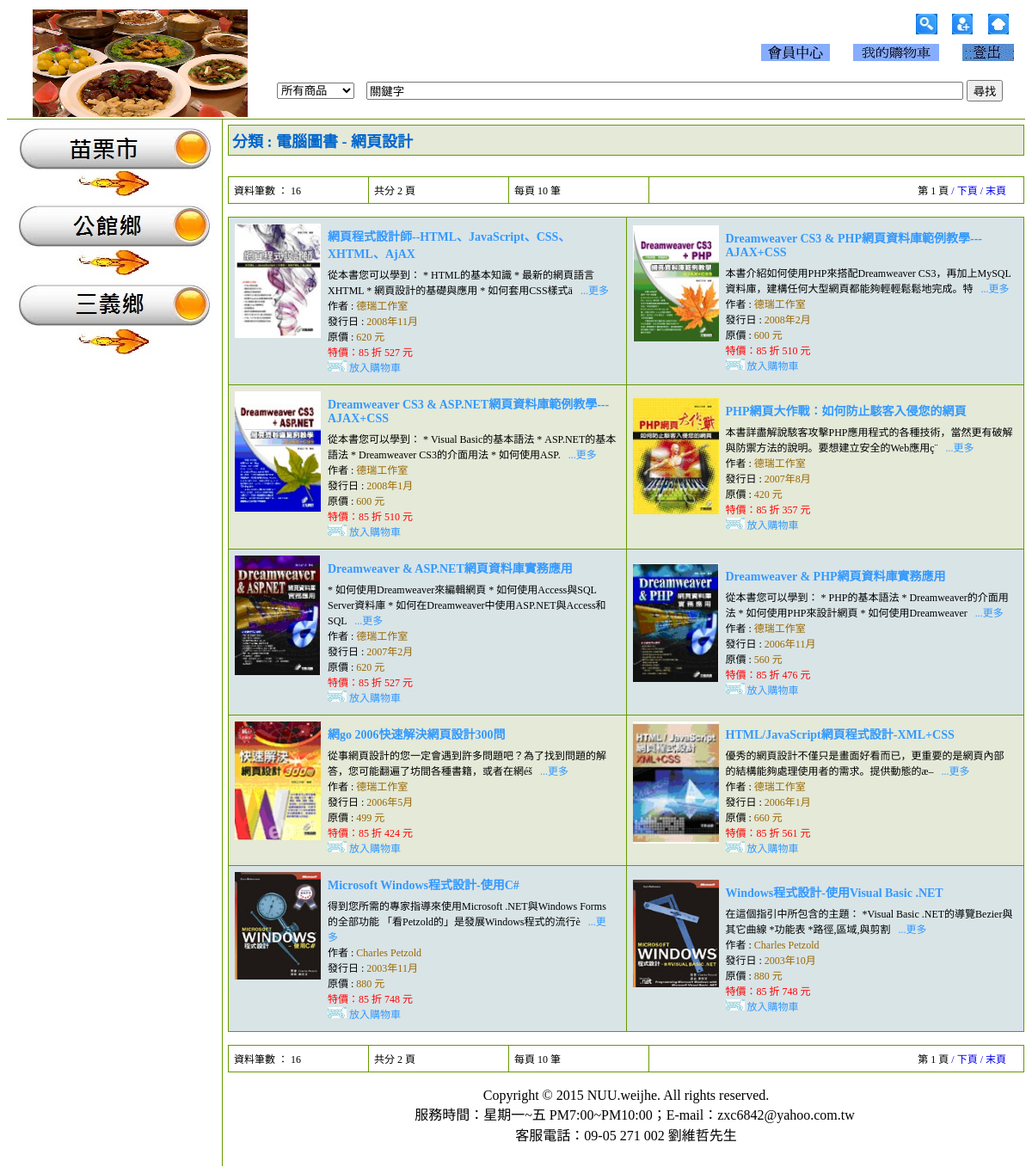
The page / on the database its author committed.
### tables this page shows
CREATE TABLE `computer_books` (
  `id` int(11) NOT NULL auto_increment,
  `title` varchar(256) NOT NULL,
  `author` varchar(256) default NULL,
  `translator` varchar(256) default NULL,
  `contents` text,
  `feature` text,
  `cd` tinyint(4) default '0',
  `publishdate` date NOT NULL,
  `price` smallint(6) default '0',
  `discount` tinyint(4) default '100',
  `saleprice` smallint(6) default '0',
  `item_index` varchar(12) NOT NULL,
  `photo` varchar(256) default NULL,
  `publisher` varchar(64) default NULL,
  `color` tinyint(4) default '0',
  `category` varchar(20) default NULL,
  `category_type` varchar(20) default NULL,
  PRIMARY KEY  (`id`)
);

### index.php (the view, shortened to what this page needs)
<?php require_once('Connections/connection.php'); ?>
<?php
$page = 0;
?>
<?php
$rowsPerPage = 10;
$query = "SELECT * FROM " . $_SESSION['database'] . " WHERE author = '德瑞工作室'
	OR translator = '德瑞工作室' ORDER BY publishdate DESC";
$result = mysql_query($query, $connection) or die(mysql_error());
if ($result)
{
	$totalRows = mysql_num_rows($result);
	$totalPages = ceil($totalRows / $rowsPerPage);
}
?>
<?php
$startRow = $page * $rowsPerPage;
$current_query = sprintf("%s LIMIT %d, %d", $query, $startRow, $rowsPerPage);
$result = mysql_query($current_query, $connection) or die(mysql_error());
if ($result) {
	$rowsOfCurrentPage = mysql_num_rows($result);
}
?>
<!DOCTYPE html PUBLIC "-//W3C//DTD XHTML 1.0 Transitional//EN" "http://www.w3.org/TR/xhtml1/DTD/xhtml1-transitional.dtd">
<html xmlns="http://www.w3.org/1999/xhtml">
<head>
<link href="CSS/index.css" rel="stylesheet" type="text/css" />
</head>
<body>
<?php require_once("menu_top.php"); ?>
<table class="index_style1">
  <tr>
    <td class="index_style2">
      <span class="index_style3">
        分類 : 電腦圖書 - 網頁設計
      </span>
    </td>
  </tr>
</table>
<br />
<?php
if ($rowsOfCurrentPage)
{
?>
  <table class="index_style4">
    <tr>
      <td class="index_style5">
        資料筆數 ： <?php echo $totalRows ?>
      </td>
      <td class="index_style5">
        共分 <?php echo $totalPages; ?> 頁
      </td>
      <td class="index_style5">
        每頁 <?php echo $rowsPerPage; ?> 筆
      </td>
      <td class="index_style6">
				第 <?php echo $page + 1; ?> 頁
    		<?php
				  if ($page < $totalPages - 1) {
				?>
            <a href="<?php printf("%s?page=%d", $_SERVER["PHP_SELF"], min($totalPages - 1, $page + 1)); ?>"
              class="index_style7"> / 下頁</a>
        <?php
					}
				?>
				<?php
				  if ($page < $totalPages - 1) {
				?>
            <a href="<?php printf("%s?page=%d", $_SERVER["PHP_SELF"], $totalPages - 1); ?>" class="index_style7"> / 末頁</a>
        <?php
					}
				?>
      </td>
    </tr>
  </table>
  <table class="index_style8">
	<?php
    $odd = true;
		$index = 0;
    while ($row = mysql_fetch_assoc($result))
    {
      if ($odd)
      {
    ?>
      <tr>
    <?php
      }
      if ($index % 4 < 2)
      {
    ?>
		    <td class="index_style9">
    <?php
      } else {
		?>
			  <td class="index_style16">
    <?php
      }
		?>
          <table>
            <tr>
              <td class="index_style10">
                <img src="<?php echo 'photo/item/' . $row['photo']; ?>" width="100" />
              </td>
              <td class="index_style10">
                <table>
                  <tr>
                    <td class="index_style11">
                      <a href="item_detail.php?pro_id=<?php echo $row['id']; ?>" class="index_style12">
                        <?php echo $row['title']; ?>
                      </a>
                    </td>
                  </tr>
                  <tr>
                    <td class="index_style13">
                      <?php echo substr($row['feature'], 0, 140); ?>
                      <a href="item_detail.php?pro_id=<?php echo $row['id']; ?>" class="index_style12">
                        ...更多
                      </a>
                      <br />
                      作者 :
                      <span class="index_style14">
                        <?php echo $row['author']; ?>
                      </span>
                      <br />
                      發行日 :
                      <span class="index_style14">
                        <?php echo date("Y年n月", strtotime($row['publishdate'])); ?>
                      </span>
                      <br />
                      原價 :
											<span class="index_style14">
											  <?php echo $row['price']; ?> 元
                      </span>
                      <br />
                      <span class="index_style15">
                        特價：<?php echo $row['discount']; ?> 折
                         <?php echo $row['saleprice']; ?> 元
                      </span>
                      <br />
                      <img src="photo/item_list_shop.jpg" />
                      <a href="add_to_cart.php?id=<?php echo $row['id']; ?>" class="index_style12">
                        放入購物車
                      </a>
                    </td>
                  </tr>
                </table>
              </td>
            </tr>
          </table>
        </td>
    <?php
		  $odd = !$odd;
			$index++;
      if ($odd || ($index > $rowsPerPage - 1))
      {
    ?>
      </tr>
    <?php
			}
    }
    ?>
  </table>
  <table class="index_style4">
    <tr>
      <td class="index_style5">
        資料筆數 ： <?php echo $totalRows ?>
      </td>
      <td class="index_style5">
        共分 <?php echo $totalPages; ?> 頁
      </td>
      <td class="index_style5">
        每頁 <?php echo $rowsPerPage; ?> 筆
      </td>
      <td class="index_style6">
				第 <?php echo $page + 1; ?> 頁
    		<?php
				  if ($page < $totalPages - 1) {
				?>
            <a href="<?php printf("%s?page=%d", $_SERVER["PHP_SELF"], min($totalPages - 1, $page + 1)); ?>"
              class="index_style7"> / 下頁</a>
        <?php
					}
				?>
				<?php
				  if ($page < $totalPages - 1) {
				?>
            <a href="<?php printf("%s?page=%d", $_SERVER["PHP_SELF"], $totalPages - 1); ?>" class="index_style7"> / 末頁</a>
        <?php
					}
				?>
      </td>
    </tr>
  </table>
  <br />
<?php
}
?>
<?php require_once("menu_bottom.php"); ?>
</body>
</html>

### menu_top.php (shortened to what this page needs)
<link href="CSS/menu_top.css" rel="stylesheet" type="text/css" />
<table class="menu_top_style1">
  <tr>
    <td class="menu_top_style2">
      <img src="photo/logo.jpg" alt="苗栗農產品購物網" width="250px" height="125px"/>
	  </td>
    <td class="menu_top_style3">
	    <table class="menu_top_style1">
        <tr>
          <td class="menu_top_style4">
            <table class="menu_top_style1">
              <tr>
                <td>&nbsp;
                </td>
                <td class="menu_top_style5">
                  <a href="freshman.php"><img src="photo/menu_top/freshman.jpg" alt="新手上路" class="menu_top_style6" /></a>
                </td>
                <td class="menu_top_style5">
                  <a href="member_new.php"><img src="photo/menu_top/member_new.jpg" alt="加入會員" class="menu_top_style6" /></a>
                </td>
                <td class="menu_top_style5">
                  <a href="index.php"><img src="photo/menu_top/homepage.jpg" alt="網站首頁" class="menu_top_style6" /></a>
                </td>
              </tr>
            </table>
          </td>
        </tr>
        <tr>
          <td class="menu_top_style4">
            <table class="menu_top_style1">
              <tr>
                <td>&nbsp;</td>
                <td class="menu_top_style7">
                  <a href="member_center.php"><img src="photo/menu_top/member_center.jpg" alt="會員中心"
                    class="menu_top_style6" />
                  </a>
                </td>
                <td class="menu_top_style8">
                  <a href="order_step01.php"><img src="photo/menu_top/shop.jpg" alt="我的購物車" class="menu_top_style6" /></a>
                </td>
                <td class="menu_top_style10">
                  <a href="log_out.php"><img src="photo/menu_top/log_out.jpg" alt="登出" class="menu_top_style6" /></a>
                </td>
              </tr>
            </table>
          </td>
        </tr>
        <tr>
          <td class="menu_top_style4">
            <form action="search_result.php" method="post">
              <table class="menu_top_style1">
                <tr>
                  <td class="menu_top_style11">
                    <div spry:region="dsCategorySearch">
                      <select name="keyword_category" id="keyword_category" spry:repeatchildren="dsCategorySearch"
                         class="menu_top_style12">
                        <option value="{itemname}" spry:if="{ds_RowNumber}==0" selected="selected">
                          {itemname}
                        </option>
                      </select>
                    </div>
                  </td>
                  <td class="menu_top_style13">
				  <p>
                    <input name="keyword" id="keyword" type="text" value="關鍵字"
                      onclick="this.value=''" class="menu_top_style14" />
                    <input type="submit" value="尋找" />
                  </td>
                </tr>
              </table>
            </form>
          </td>
        </tr>
      </table>
    </td>
  </tr>
</table>
<table class="menu_top_style15">
  <tr>
    <td class="menu_top_style16">
      <?php require_once("menu_left.php"); ?>
    </td>
    <td class="menu_top_style17">
	</body>

### menu_left.php (shortened to what this page needs)
<link href="CSS/menu_left.css" rel="stylesheet" type="text/css" />
<table class="menu_left_style1">
  <tr>
    <td class="menu_left_style2">
      <div spry:region="dsCategory">
        <table class="menu_left_style3">
          <tr spry:repeat="dsCategory" spry:setrow="dsCategory"
            onclick="changeCategoryItem('{itemname}', '{list}');">
            <td class="menu_left_style2">
              <img src="photo/category/{itemname}.jpg" />
              <br />
              <div id="div{itemname}">
                <img src="photo/category/展開2.jpg" />
              </div>
            </td>
          </tr>
        </table>
      </div>
    </td>
  </tr>
</table>

### menu_bottom.php (shortened to what this page needs)
 <html>
 <head>
 </head>
 <body>
 <div id="footer">
        <table width="100%" border="0" cellspacing="0" cellpadding="0">
            <tr>
                <td align="center">
Copyright &copy; 2015 NUU.weijhe. All rights reserved.<br>
服務時間：星期一~五 PM7:00~PM10:00；E-mail：zxc6842@yahoo.com.tw<br>
客服電話：09-05 271 002  劉維哲先生<br>
                    <br />
                </td>
            </tr>
        </table>
    </div>
</body>
</html>

### CSS/index.css (style rules this page uses)
.index_style1 { border-collapse: collapse; width: 100%; border: 1px solid #669900; }
.index_style2 { padding: 4px; background-color: #E4E9D8; }
.index_style3 { color: #0066CC; font-size: 18px; font-weight: bold; }
.index_style4 { border-collapse: collapse; width: 100%; border: 1px solid #669900; font-size: 12px; margin-top: 6px; }
.index_style5 { padding: 6px; width: 150px; border: 1px solid #669900; }
.index_style6 { padding: 4px; text-align: right; border: 1px solid #669900; padding-right: 20px; }
.index_style7 { text-decoration: none; }
.index_style8 { border-collapse: collapse; width: 100%; border: 1px solid #669900; font-size: 12px; margin-top: 15px; margin-bottom: 15px; }
.index_style9 { padding: 4px; width: 50%; border: 1px solid #669900; background-color: #D9E4E6; }
.index_style10 { vertical-align: top; }
.index_style11 { padding: 2px; font-size: 14px; font-weight: bold; }
.index_style12 { text-decoration: none; color: #3399FF; }
.index_style13 { padding: 2px; }
.index_style14 { color: #996600; }
.index_style15 { color: #FF0000; }
.index_style16 { padding: 4px; width: 50%; border: 1px solid #669900; background-color: #E4E9D8; }

### CSS/menu_top.css (style rules this page uses)
.menu_top_style1 { width: 100%; border-collapse: collapse; }
.menu_top_style2 { width: 20%; padding-left: 30px; }
.menu_top_style3 { padding-left: 30px; }
.menu_top_style4 { height: 30px; }
.menu_top_style5 { width: 40px; cursor: pointer; padding-top: 6px; }
.menu_top_style6 { border: none; }
.menu_top_style7 { width: 100px; text-align: center; padding-top: 6px; }
.menu_top_style8 { width: 130px; text-align: center; padding-top: 6px; }
.menu_top_style10 { width: 80px; text-align: center; padding-top: 6px; }
.menu_top_style11 { padding: 2px; width: 100px; }
.menu_top_style12 { width: 90px; }
.menu_top_style13 { padding: 2px; }
.menu_top_style14 { width: 90%; }
.menu_top_style15 { width: 100%; border-collapse: collapse; border-top: 1px solid #669900; }
.menu_top_style16 { width: 14%; vertical-align: top; border-right: 1px solid #669900; }
.menu_top_style17 { padding-left: 6px; padding-top: 6px; vertical-align: top; }

### CSS/menu_left.css (style rules this page uses)
.menu_left_style1 { width: 100%; height: 100%; border-collapse: collapse; margin-right: 4px; }
.menu_left_style2 { text-align: center; padding: 4px; }
.menu_left_style3 { width: 100%; border-collapse: collapse; }

### rows shown on the page
computer_books: photo (picture), title "網頁程式設計師--HTML、JavaScript、CSS、XHTML、AjAX", feature "從本書您可以學到： * HTML的基本知識 * 最新的網頁語言XHTML * 網頁設計的基礎與應用 * 如何套用CSS樣式ä", author "德瑞工作室", publishdate "2008年11月", price "620", discount "85", saleprice "527"
computer_books: photo (picture), title "Dreamweaver CS3 & PHP網頁資料庫範例教學---AJAX+CSS", feature "本書介紹如何使用PHP來搭配Dreamweaver CS3，再加上MySQL資料庫，建構任何大型網頁都能夠輕輕鬆鬆地完成。特", author "德瑞工作室", publishdate "2008年2月", price "600", discount "85", saleprice "510"
computer_books: photo (picture), title "Dreamweaver CS3 & ASP.NET網頁資料庫範例教學---AJAX+CSS", feature "從本書您可以學到： * Visual Basic的基本語法 * ASP.NET的基本語法 * Dreamweaver CS3的介面用法 * 如何使用ASP.", author "德瑞工作室", publishdate "2008年1月", price "600", discount "85", saleprice "510"
computer_books: photo (picture), title "PHP網頁大作戰：如何防止駭客入侵您的網頁", feature "本書詳盡解說駭客攻擊PHP應用程式的各種技術，當然更有破解與防禦方法的說明。要想建立安全的Web應用ç¨", author "德瑞工作室", publishdate "2007年8月", price "420", discount "85", saleprice "357"
computer_books: photo (picture), title "Dreamweaver & ASP.NET網頁資料庫實務應用", feature "* 如何使用Dreamweaver來編輯網頁 * 如何使用Access與SQL Server資料庫 * 如何在Dreamweaver中使用ASP.NET與Access和SQL", author "德瑞工作室", publishdate "2007年2月", price "620", discount "85", saleprice "527"
computer_books: photo (picture), title "Dreamweaver & PHP網頁資料庫實務應用", feature "從本書您可以學到： * PHP的基本語法 * Dreamweaver的介面用法 * 如何使用PHP來設計網頁 * 如何使用Dreamweaver", author "德瑞工作室", publishdate "2006年11月", price "560", discount "85", saleprice "476"
computer_books: photo (picture), title "網go 2006快速解決網頁設計300問", feature "從事網頁設計的您一定會遇到許多問題吧？為了找到問題的解答，您可能翻遍了坊間各種書籍，或者在網éš", author "德瑞工作室", publishdate "2006年5月", price "499", discount "85", saleprice "424"
computer_books: photo (picture), title "HTML/JavaScript網頁程式設計-XML+CSS", feature "優秀的網頁設計不僅只是畫面好看而已，更重要的是網頁內部的結構能夠處理使用者的需求。提供動態的æ–", author "德瑞工作室", publishdate "2006年1月", price "660", discount "85", saleprice "561"
computer_books: photo (picture), title "Microsoft Windows程式設計-使用C#", feature "得到您所需的專家指導來使用Microsoft .NET與Windows Forms的全部功能 「看Petzold的」是發展Windows程式的流行è", author "Charles Petzold", publishdate "2003年11月", price "880", discount "85", saleprice "748"
computer_books: photo (picture), title "Windows程式設計-使用Visual Basic .NET", feature "在這個指引中所包含的主題： *Visual Basic .NET的導覽Bezier與其它曲線 *功能表 *路徑,區域,與剪割", author "Charles Petzold", publishdate "2003年10月", price "880", discount "85", saleprice "748"

### other values the page prints
$totalRows "16"
$totalPages "2"
$rowsPerPage "10"
$page + 1 "1"
